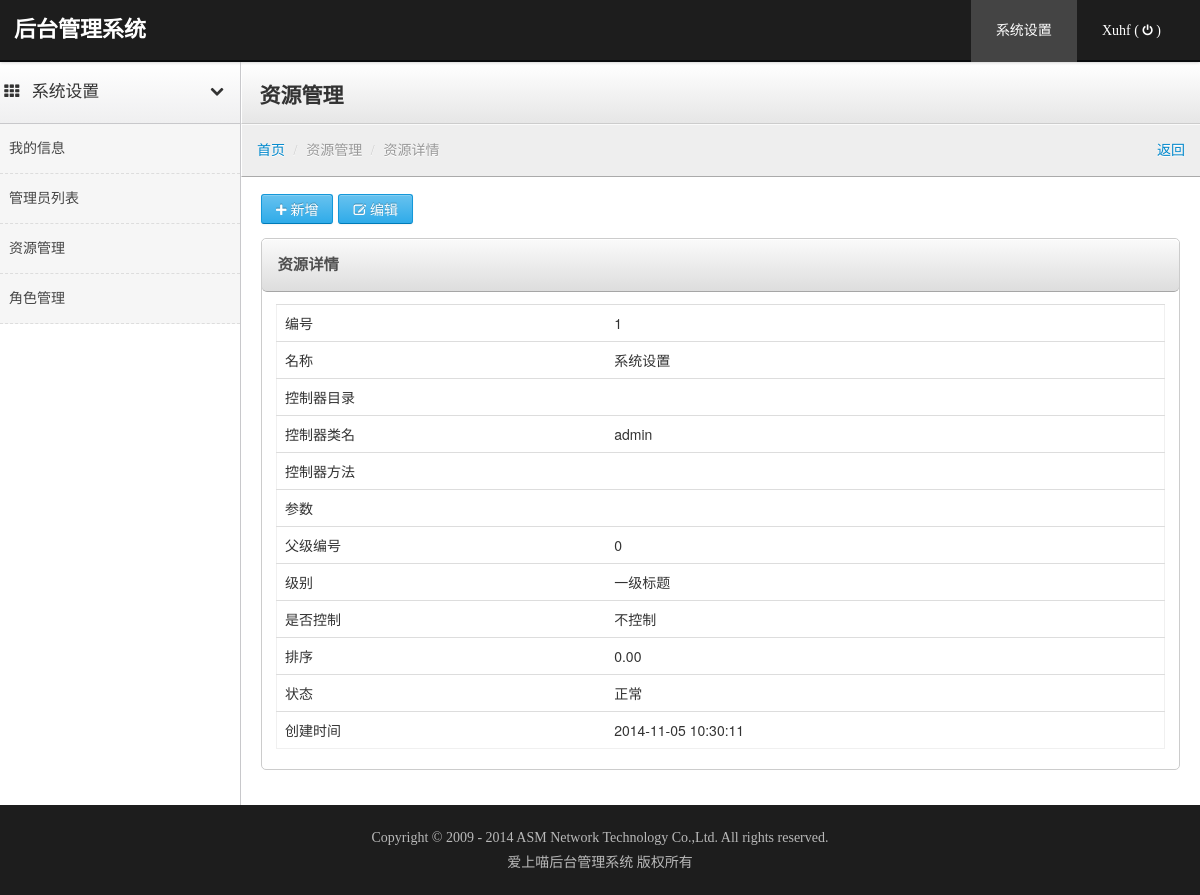
The app's page /resource/detail.htm?id=1 (signed in) with its own data.
### tables this page shows
CREATE TABLE `admin_resource` (
  `resource_id` int(4) NOT NULL AUTO_INCREMENT COMMENT '资源ID',
  `title` varchar(100) NOT NULL COMMENT '节点名称',
  `url_directory` varchar(100) NOT NULL DEFAULT '' COMMENT '控制器目录',
  `url_class` varchar(100) NOT NULL COMMENT '控制器类名',
  `url_method` varchar(100) NOT NULL COMMENT '控制器方法',
  `url_param` varchar(255) NOT NULL DEFAULT '' COMMENT '参数，json存储',
  `pid` int(4) NOT NULL DEFAULT '0' COMMENT '上级ID',
  `level` tinyint(1) NOT NULL DEFAULT '1' COMMENT '级别 1一级标题 2二级标题 3菜单 4其他',
  `permission_type` tinyint(1) NOT NULL DEFAULT '1' COMMENT '1必须控制，0非必须控制',
  `sort` decimal(10,2) NOT NULL DEFAULT '0.00' COMMENT '排序，越大越靠前',
  `stat` tinyint(1) NOT NULL DEFAULT '1' COMMENT '状态 1正常 2已冻结 3已删除',
  `created_ts` timestamp NOT NULL DEFAULT CURRENT_TIMESTAMP COMMENT '创建时间',
  PRIMARY KEY (`resource_id`),
  KEY `idx_pid` (`pid`)
);

### application/controllers/resource.php (called while the page is built, shortened)
<?php if ( ! defined('BASEPATH')) exit('No direct script access allowed');
class Resource extends MY_Controller
{
    public function __construct()
    {
        $this->load->model('admin_resource_model');
    }
    public function detail()
    {
        $id = intval($this->input->get('id'));
        $data = $this->admin_resource_model->findByPk($id);
        $this->load->view('admin_resource/detail', array(
            'data' => $data,
            'column' => $this->admin_resource_model->attributes(),
        ));
    }
}

### public/index.php (called while the page is built, shortened)
<?php
require_once BASEPATH.'core/CodeIgniter.php';

### application/core/database/DB_driver.php (called while the page is built, shortened)
<?php  if ( ! defined('BASEPATH')) exit('No direct script access allowed');
class CI_DB_driver {
	var $database;
	var $pconnect		= FALSE;
	var $conn_id		= FALSE;
	var $result_id		= FALSE;
	var $db_debug		= FALSE;
	var $save_queries	= TRUE;
	var $db_force_master;
	function initialize()
	{
		$this->conn_id = ($this->pconnect == FALSE) ? $this->db_connect() : $this->db_pconnect();
		if ($this->database != '')
		{
			if ( ! $this->db_select())
			{
				log_message('error', 'Unable to select database: '.$this->database);
				if ($this->db_debug)
				{
					$this->display_error('db_unable_to_select', $this->database);
				}
				return FALSE;
			}
			else
			{
				return TRUE;
			}
		}
		return TRUE;
	}
	function query($sql, $binds = FALSE, $return_object = TRUE)
	{
		if (FALSE === ($this->result_id = $this->simple_query($sql)))
		{
			if ($this->save_queries == TRUE)
			{
				$this->query_times[] = 0;
			}
			$this->_trans_status = FALSE;
			if ($this->db_debug)
			{
				$error_no = $this->_error_number();
				$error_msg = $this->_error_message();
				$this->trans_complete();
				log_message('error', 'Query error: '.$error_msg);
				return $this->display_error(
										array(
												'Error Number: '.$error_no,
												$error_msg,
												$sql
											)
										);
			}
			return FALSE;
		}
		$RES			= new $driver();
		$RES->conn_id	= $this->conn_id;
		$RES->result_id	= $this->result_id;
		$RES->num_rows	= $RES->num_rows();
		return $RES;
	}
	function simple_query($sql)
	{
	    $proxy_setting = load_db_proxy_setting($this->group_name, $this->is_write_type($sql), $this->db_force_master);
	    if(is_array($proxy_setting) && ! empty($proxy_setting)) {
	        $proxy_setting_key = key($proxy_setting);
            $this->group_name = $proxy_setting_key;
	        $proxy_conn_id = 'conn_'.$proxy_setting_key;
	        $CI = & get_instance();
	        if(isset($CI->$proxy_conn_id) && is_resource($CI->$proxy_conn_id)) {
	            $this->conn_id = $CI->$proxy_conn_id;
	        } else {
	            $this->conn_id = false;
	        }
	    }
		return $this->_execute($sql);
	}
	public function reset_force_master()
	{
	    $this->db_force_master = FALSE;
	}
	function is_write_type($sql)
	{
		if ( ! preg_match('/^\s*"?(SET|INSERT|UPDATE|DELETE|REPLACE|CREATE|DROP|TRUNCATE|LOAD DATA|COPY|ALTER|GRANT|REVOKE|LOCK|UNLOCK)\s+/i', $sql))
		{
			return FALSE;
		}
		return TRUE;
	}
	function close()
	{
		$this->conn_id = FALSE;
	}
}

### application/core/database/drivers/mysql/mysql_driver.php (called while the page is built, shortened)
<?php  if ( ! defined('BASEPATH')) exit('No direct script access allowed');
class CI_DB_mysql_driver extends CI_DB {
	function db_connect()
	{
		return @mysql_connect($this->hostname, $this->username, $this->password, TRUE);
	}
	function _execute($sql)
	{
		$sql = $this->_prep_query($sql);
		return @mysql_query($sql, $this->conn_id);
	}
	function _prep_query($sql)
	{
		return $sql;
	}
}

### application/core/database/ActiveRecord.php (called while the page is built, shortened)
<?php if ( ! defined('BASEPATH')) exit('No direct script access allowed');
class ActiveRecord extends CI_Model
{
    public function findByPk($pk, $where = array())
    {
        $where[$this->primaryKey()] = $pk;
        $query = $this->db->from($this->tableName())->where($where)->get();
        return $query->row_array();
    }
    public function findAll($where = array(), $limit = 0, $offset = 0, $sort = NULL)
    {
        $this->db->from($this->tableName())->where($where);
        if($sort !== NULL) {
            $this->db->order_by($sort);
        }
        $query = $this->db->get();
        return $query->result_array();
    }
}

### application/service/cache_service.php (called while the page is built, shortened)
<?php
class Cache_service extends MY_Service
{
    public function getAllResourceList()
    {
        $cache_key = 'rbac_all_resouce_list';
        $resouce_cache = $this->cache->file->get($cache_key);
        if(! $resouce_cache) {
            $resouce_list = $this->admin_resource_model->findAll(array(), NULL, NULL, 'sort DESC');
            $resouce_cache = array();
            if(is_array($resouce_list) && count($resouce_list) > 0) {
                foreach($resouce_list as $key => $val) {
                    $resouce_cache[$val['resource_id']] = $val;
                }
            }
        }
        return $resouce_cache;
    }
}

### application/service/rbac_service.php (called while the page is built, shortened)
<?php
class Rbac_service extends MY_Service
{
    private $admin;
    public function init($admin_user)
    {
        $this->admin = $admin_user;
        $admin_user_resource = $this->loadUserResources($this->admin['user_id'], $this->admin['source_id']);
        return true;
    }
    public function isSuperAdministrator()
    {
        if(isset($this->admin['is_admin']) && $this->admin['is_admin'] == 2) {
            return true;
        }
        return false;
    }
    public function loadUserResources($user_id, $source_id)
    {
        $resources = $this->cache_service->getAllResourceList();
        if($this->isSuperAdministrator()) {
            return $resources;
        }
        $admin_user_resource = array();
        return $admin_user_resource;
    }
}

### application/service/common/helper_service.php (called while the page is built, shortened)
<?php  if ( ! defined('BASEPATH')) exit('No direct script access allowed');
class Helper_service extends MY_Service
{
    public $user;
    public function __construct()
    {
        $this->user = $this->session->userdata('sys_user');
        if(! in_array($this->router->fetch_class(), array('login', 'verify_code'))) {
            $this->hasLogin();
        }
    }
    public function hasLogin() {
        if($this->rbac_service->init($this->user) === false) {
            $this->msg('无权限！');
        }
    }
}

### application/helpers/MY_url_helper.php (called while the page is built, shortened)
<?php if ( ! defined('BASEPATH')) exit('No direct script access allowed');
function create_url($route, $params = array(), $ampersand = '&')
{
    $route = site_url($route);
    if(!empty($params)) {
        return $route.'?'.http_build_str($params, NULL, $ampersand);
    }
    return $route;
}
if(! function_exists('http_build_str'))
{
    function http_build_str($query, $prefix='', $arg_separator='')
    {
        $args = array();
        foreach ($query as $key => $val) {
            $name = $prefix.$key;
            if (!is_numeric($name)) {
                if(is_array($val)){
                    http_build_str_inner($val, $name, $arg_separator, $args);
                }else{
                    $args[] = rawurlencode($name).'='.urlencode($val);
                }
            }
        }
        return implode($arg_separator, $args);
    }
}

### application/core/database/DB.php (called while the page is built, shortened)
<?php  if ( ! defined('BASEPATH')) exit('No direct script access allowed');
function &DB($params = '', $active_record_override = NULL)
{
	if (is_string($params) AND strpos($params, '://') === FALSE)
	{
		if ( ! defined('ENVIRONMENT') OR ! file_exists($file_path = APPPATH.'config/'.ENVIRONMENT.'/database.php'))
		{
			if ( ! file_exists($file_path = APPPATH.'config/database.php'))
			{
				show_error('The configuration file database.php does not exist.');
			}
		}
		$params = $db[$active_group];
	}
	if(file_exists(APPPATH.'core/database/DB_driver.php')) {
	    require_once(APPPATH.'core/database/DB_driver.php');
	} else {
	    require_once(BASEPATH.'database/DB_driver.php');
	}
	$params['group_name'] = $active_group;
	$DB = new $driver($params);
	return $DB;
}

### application/config/development/database.php (called while the page is built, shortened)
<?php  if ( ! defined('BASEPATH')) exit('No direct script access allowed');
$active_group = 'asm_master';
$active_record = TRUE;
$db['asm_master']['hostname'] = '127.0.0.1';
$db['asm_master']['username'] = 'root';
$db['asm_master']['password'] = '123456';
$db['asm_master']['database'] = 'admin_new';
$db['asm_master']['dbdriver'] = 'mysql';
$db['asm_master']['dbprefix'] = '';
$db['asm_master']['pconnect'] = FALSE;
$db['asm_master']['db_debug'] = FALSE;
$db['asm_master']['cache_on'] = FALSE;
$db['asm_master']['cachedir'] = '';
$db['asm_master']['char_set'] = 'utf8';
$db['asm_master']['dbcollat'] = 'utf8_general_ci';
$db['asm_master']['swap_pre'] = '';
$db['asm_master']['autoinit'] = FALSE;
$db['asm_master']['stricton'] = FALSE;

### application/core/MY_Loader.php (called while the page is built, shortened)
<?php if ( ! defined('BASEPATH')) exit('No direct script access allowed');
class MY_Loader extends CI_Loader
{
    public function database($params = '', $return = FALSE, $active_record = NULL)
    {
        if(file_exists(APPPATH.'core/database/DB.php')) {
            require_once(APPPATH.'core/database/DB.php');
        } else {
            require_once(BASEPATH.'database/DB.php');
        }
        if ($return === TRUE) {
            return DB($params, $active_record);
        }
    }
}

### application/core/MY_Model.php (called while the page is built, shortened)
<?php if ( ! defined('BASEPATH')) exit('No direct script access allowed');
require_once APPPATH.'core/database/ActiveRecord.php';
class MY_Model extends ActiveRecord
{
    private function initDb($group_name = '')
    {
        $db_conn_name = $this->getDbName($group_name);
        $CI = & get_instance();
        if(isset($CI->{$db_conn_name}) && is_object($CI->{$db_conn_name})) {
            $this->db = $CI->{$db_conn_name};
        } else {
            $CI->{$db_conn_name} = $this->db = $this->load->database($group_name, TRUE);
        }
    }
    private function getDbName($group_name = '')
    {
        if($group_name == '') {
            $db_conn_name = 'db';
        } else {
            $db_conn_name = 'db_'.$group_name;
        }
        return $db_conn_name;
    }
}

### application/helpers/MY_language_helper.php (called while the page is built, shortened)
<?php
function lang_setting($key, $sub_key = NULL)
{
    $CI = & get_instance();
    $setting = $CI->config->item('setting');
    $key = 'setting_'.$key;
    return $setting[$key][$sub_key];
}

### application/views/admin_resource/detail.php (the view, shortened to what this page needs)
<?php $this->load->view('base/header');?>
<div class="content">
    <div class="header"><h1 class="page-title">资源管理</h1></div>
    <ul class="breadcrumb">
        <li><a href="<?php echo create_url('');?>">首页</a> <span class="divider">/</span></li>
        <li class="active">资源管理 <span class="divider">/</span></li>
        <li class="active">资源详情</li>
        <li class="pull-right"><a href="javascript:history.go(-1);">返回</a></li>
    </ul>
    <div class="container-fluid">
        <div class="btn-toolbar">
            <a href="<?php echo create_url('resource/create');?>"><button class="btn btn-primary"><i class="icon-plus"></i> 新增</button></a>
            <a href="<?php echo create_url('resource/edit', array('id' => $data['resource_id']));?>" style="margin-left:5px"><button class="btn btn-primary"><i class="icon-edit"></i> 编辑</button></a>
        </div>
        <div class="block">
            <a href="#detail" class="block-heading" data-toggle="collapse">资源详情</a>
            <div id="detail" class="block-body collapse in">
            <table class="table table-striped">
                <tr>
                    <td><?php echo $column['resource_id'];?></td>
                    <td><?php echo $data['resource_id'];?></td>
                </tr>
                <tr>
                    <td><?php echo $column['title'];?></td>
                    <td><?php echo htmlspecialchars($data['title']);?></td>
                </tr>
                <tr>
                    <td><?php echo $column['url_directory'];?></td>
                    <td><?php echo htmlspecialchars($data['url_directory']);?></td>
                </tr>
                <tr>
                    <td><?php echo $column['url_class'];?></td>
                    <td><?php echo htmlspecialchars($data['url_class']);?></td>
                </tr>
                <tr>
                    <td><?php echo $column['url_method'];?></td>
                    <td><?php echo htmlspecialchars($data['url_method']);?></td>
                </tr>
                <tr>
                    <td><?php echo $column['url_param'];?></td>
                    <td><?php echo $data['url_param'];?></td>
                </tr>
                <tr>
                    <td><?php echo $column['pid'];?></td>
                    <td><?php echo $data['pid'];?></td>
                </tr>
                <tr>
                    <td><?php echo $column['level'];?></td>
                    <td><?php echo lang_setting('admin_resource_level', $data['level']);?></td>
                </tr>
                <tr>
                    <td><?php echo $column['permission_type'];?></td>
                    <td><?php echo lang_setting('admin_resource_permission_type', $data['permission_type']);?></td>
                </tr>
                <tr>
                    <td><?php echo $column['sort'];?></td>
                    <td><?php echo $data['sort'];?></td>
                </tr>
                <tr>
                    <td><?php echo $column['stat'];?></td>
                    <td><?php echo lang_setting('admin_resource_stat', $data['stat']);?></td>
                </tr>
                <tr>
                    <td><?php echo $column['created_ts'];?></td>
                    <td><?php echo $data['created_ts'];?></td>
                </tr>
            </table>
            </div>
        </div>
    </div>
</div>

### application/views/base/sidebar.php
<div class="sidebar-nav">
<?php foreach($sys_menu_minor as $val) : ?>
    <a href="#sidebar_menu_<?php echo $val['id']?>" class="nav-header collapsed" data-toggle="collapse"><i class="icon-th"></i><?php echo $val['title']?><i class="icon-chevron-up"></i></a>
    <ul id="sidebar_menu_<?php echo $val['id']?>" class="nav nav-list collapse in">
    <?php foreach($val['sub'] as $val_sub) : ?>
        <li id="<?php echo $val_sub['url_uid'];?>"><a href="<?php echo $val_sub['url'];?>"><?php echo $val_sub['title'];?></a></li>
    <?php endforeach;?>
    </ul>
<?php endforeach; ?>
</div>

### public/assets/css/other.css (style rules this page uses)
body { min-width: 990px; }
.breadcrumb li { padding:0px; }

### records on screen
admin_resource: title "系统设置"
admin_resource: title "我的信息"
admin_resource: title "管理员列表"
admin_resource: title "资源管理"
admin_resource: title "角色管理"
admin_resource: resource_id "1", title "系统设置", url_class "admin", pid "0", level "一级标题", permission_type "不控制", sort "0.00", stat "正常", created_ts "2014-11-05 10:30:11"

### other values on screen
$val['title'] "系统设置"
$sys_user['nickname'] "Xuhf"
$column['resource_id'] "编号"
$column['title'] "名称"
$column['url_directory'] "控制器目录"
$column['url_class'] "控制器类名"
$column['url_method'] "控制器方法"
$column['url_param'] "参数"
$column['pid'] "父级编号"
$column['level'] "级别"
$column['permission_type'] "是否控制"
$column['sort'] "排序"
$column['stat'] "状态"
$column['created_ts'] "创建时间"
